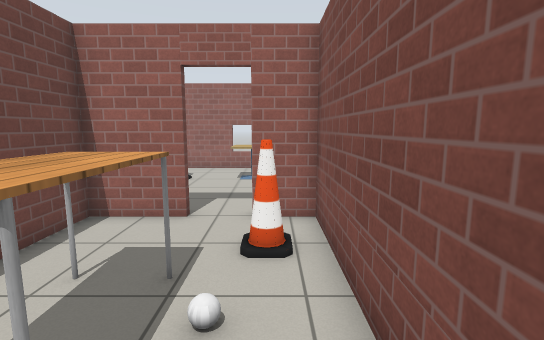
[1] (above)

17 first-person views from a walk through a robot-simulator world made for Gazebo. The camera is 1.2 m above the floor, tilts 8° down and sees 85° across. The floor is counted in squares, 0.5 m on a side. Each view is taken from the middle of a square. On the plan, view 1 faces up. The plan holds only what a view shows up to about 18 squares ahead; the rest is blank. Simple patterns stand in for the simulator's built-in surfaces.

[2]
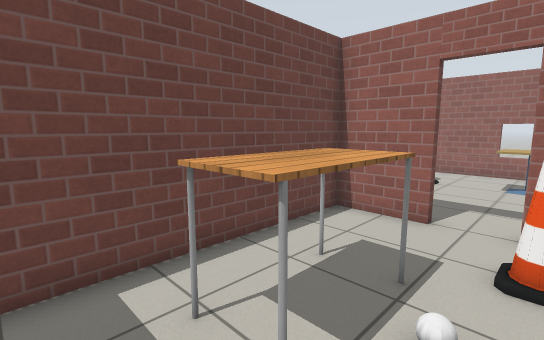

[3]
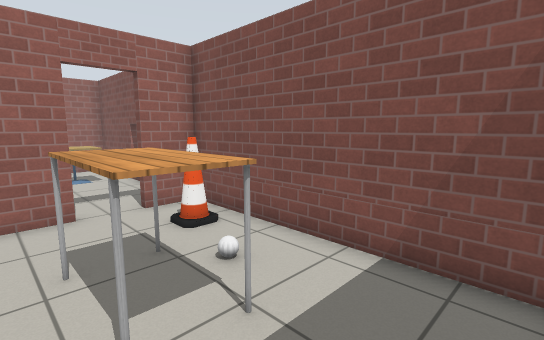

[4]
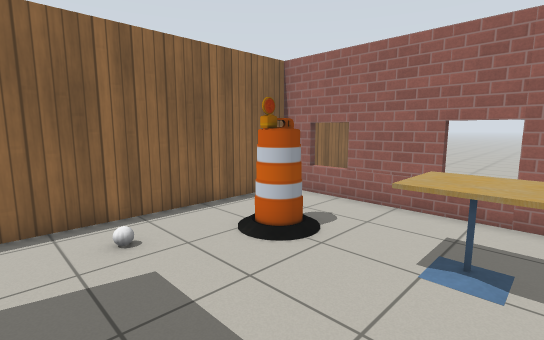

[5]
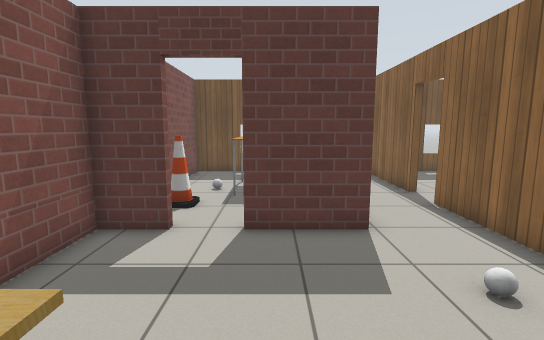

[6]
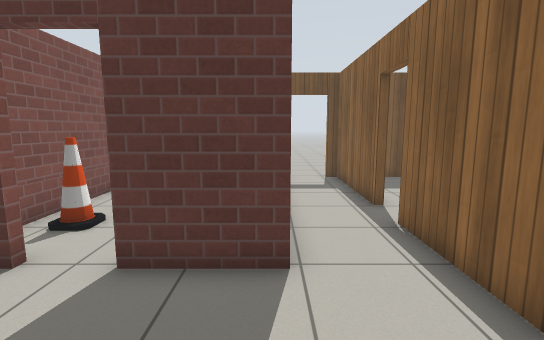

[7]
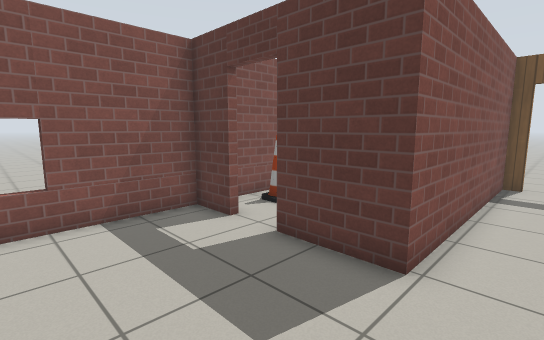

[8]
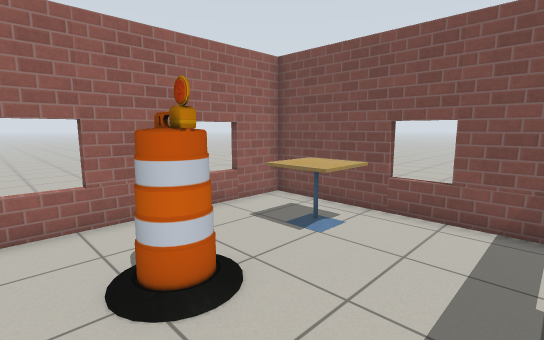

[9]
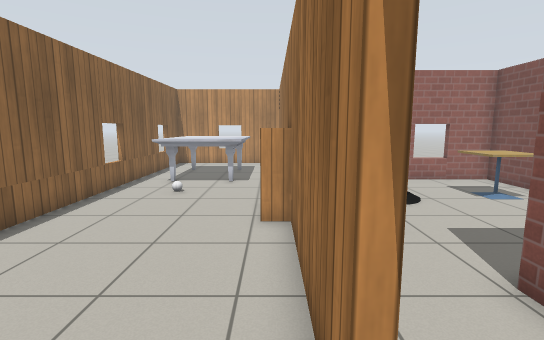

[10]
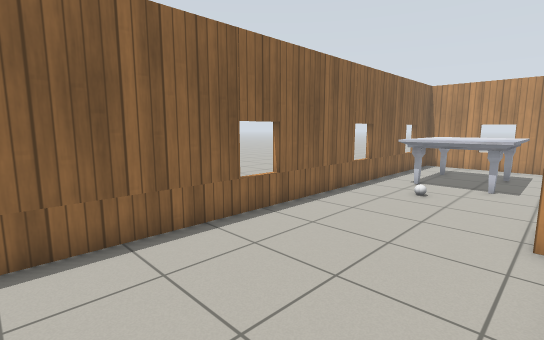

[11]
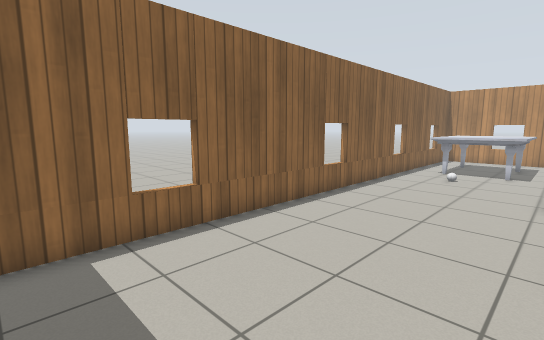

[12]
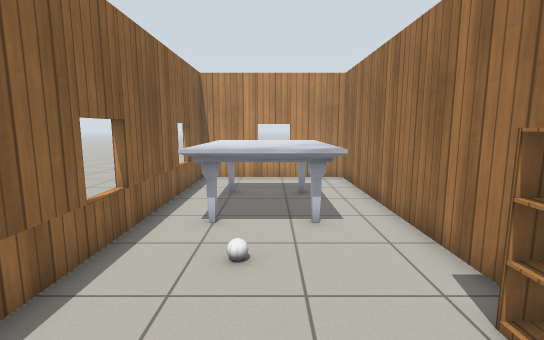

[13]
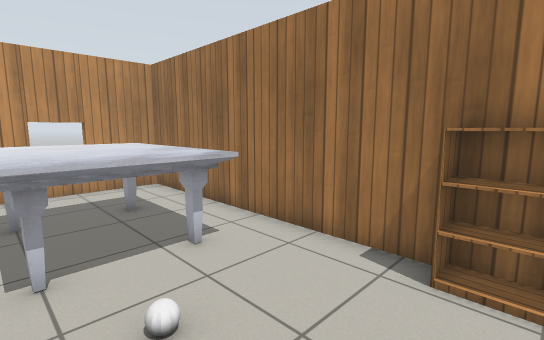

[14]
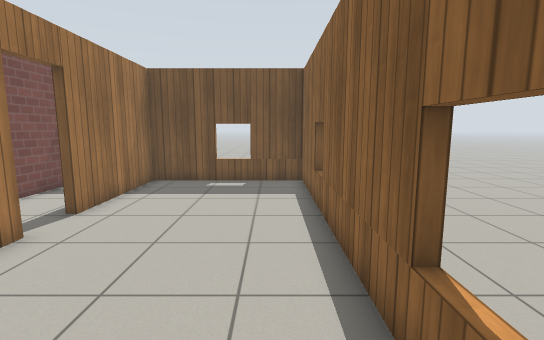

[15]
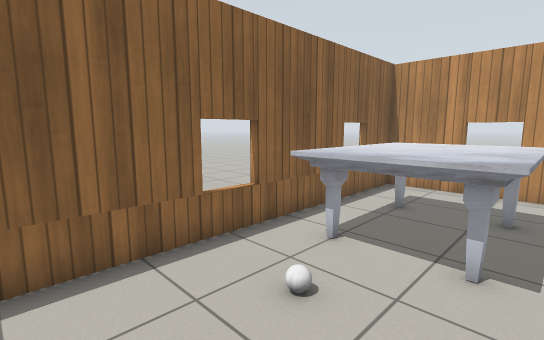

[16]
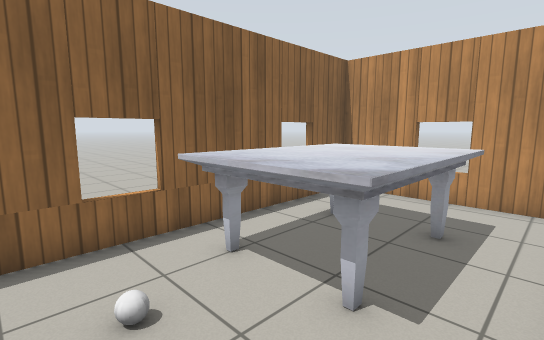

[17]
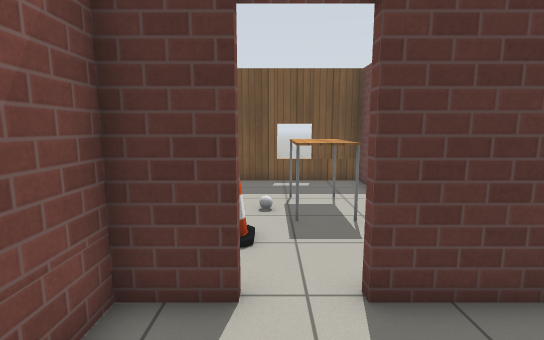

### Floor plan
Ten units are one square. View 1 is at (0, 0); x grows to the right and y downward. Boxes are objects, and circles mark ways between rooms. Rooms are numbered by the first view taken in them; rooms with no view inside come last. Other rooms are left out.
<svg viewBox="-159 -251 176 276">
<path fill="none" stroke="#000" d="M-22 -79 -50 -79 -50 15 12 15 12 -79 -5 -79M-5 -82 12 -82 12 -179 -82 -179 -82 -57M-82 -39 -82 15M-60 15 -53 15 -53 -82 -22 -82M-85 -57 -85 -246 -154 -246 -154 15 -85 15 -85 -39"/>
<rect x="-35" y="-45" width="20" height="30" fill="#bbb"><title>table</title></rect>
<rect x="-15" y="-35" width="10" height="10" fill="#bbb"><title>white ball</title></rect>
<rect x="-5" y="-65" width="10" height="10" fill="#bbb"><title>cone</title></rect>
<rect x="-65" y="-115" width="10" height="10" fill="#bbb"><title>white ball</title></rect>
<rect x="-55" y="-155" width="10" height="20" fill="#bbb"><title>barrel</title></rect>
<rect x="-25" y="-155" width="30" height="20" fill="#bbb"><title>cafe table</title></rect>
<rect x="-145" y="-225" width="40" height="60" fill="#bbb"><title>marble table</title></rect>
<rect x="-135" y="-155" width="10" height="10" fill="#bbb"><title>white ball</title></rect>
<rect x="-95" y="-135" width="10" height="20" fill="#bbb"><title>bookshelf</title></rect>
<circle cx="-15" cy="-80" r="3" fill="#2a7"/>
<circle cx="-80" cy="-45" r="3" fill="#2a7"/>
<text x="-20" y="-30">1</text>
<text x="-40" y="-110">2</text>
<text x="-120" y="-120">3</text>
</svg>
Room 1 opens to room 2. Room 2 opens to room 3.

Where each view was taken, in squares from view 1:
view 1: 0 up, 0 right, facing up
view 2: 0 up, 0 right, facing up-left
view 3: 1 down, 4 left, facing up-right
view 4: 9 up, 0 right, facing up-left
view 5: 15 up, 3 left, facing down
view 6: 13 up, 5 left, facing down
view 7: 13 up, 7 left, facing down-right
view 8: 10 up, 7 left, facing up-right
view 9: 4 up, 9 left, facing up
view 10: 4 up, 9 left, facing up-left
view 11: 0 up, 9 left, facing up-left
view 12: 10 up, 12 left, facing up
view 13: 12 up, 14 left, facing up-right
view 14: 12 up, 14 left, facing down
view 15: 12 up, 10 left, facing up-left
view 16: 14 up, 9 left, facing up-left
view 17: 12 up, 1 left, facing down
